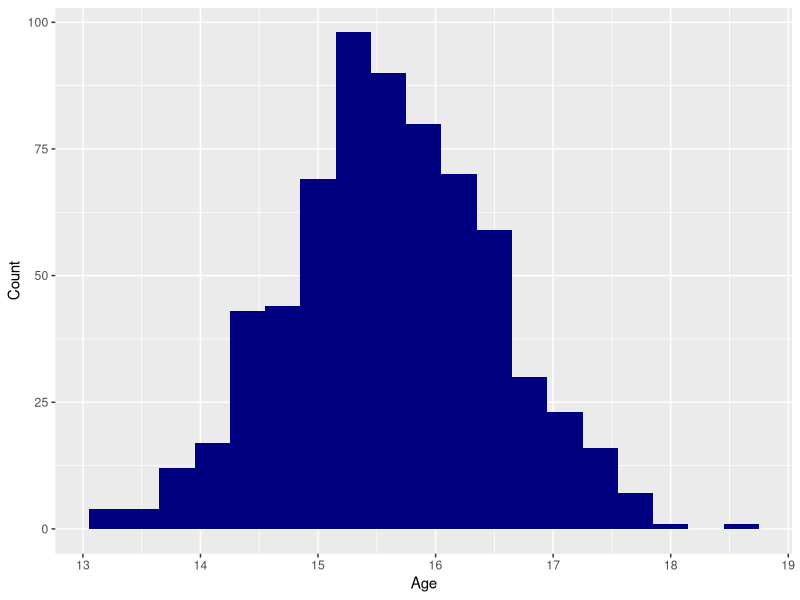
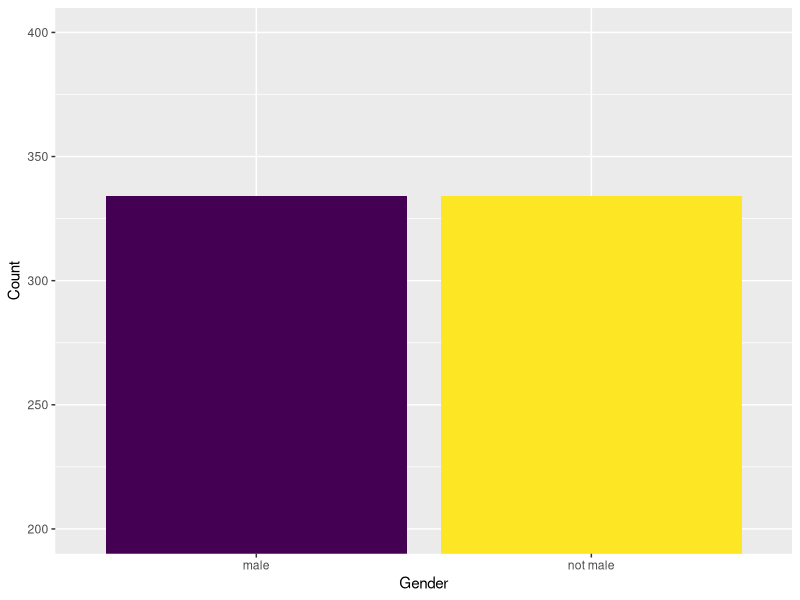
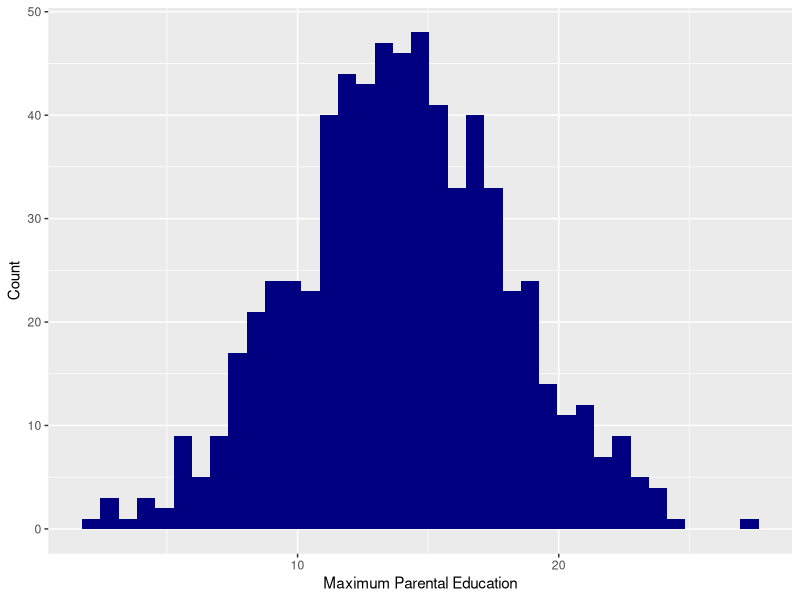
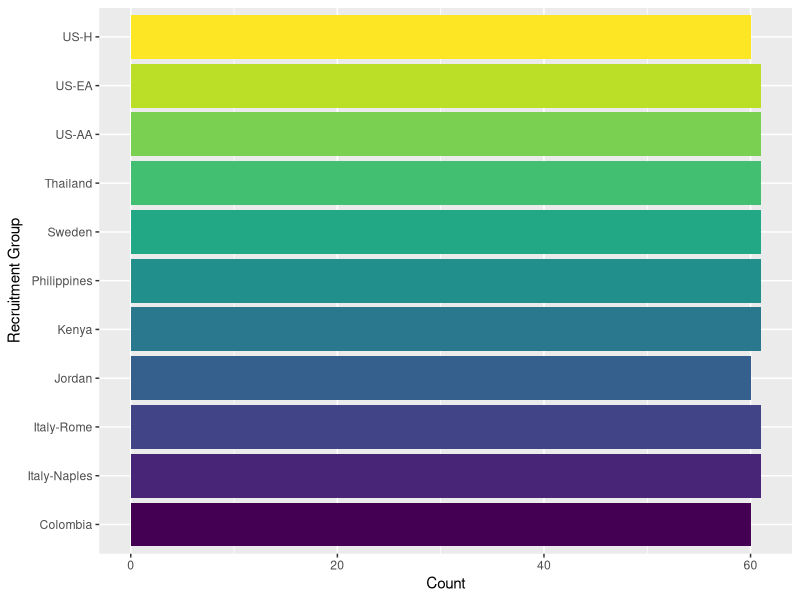
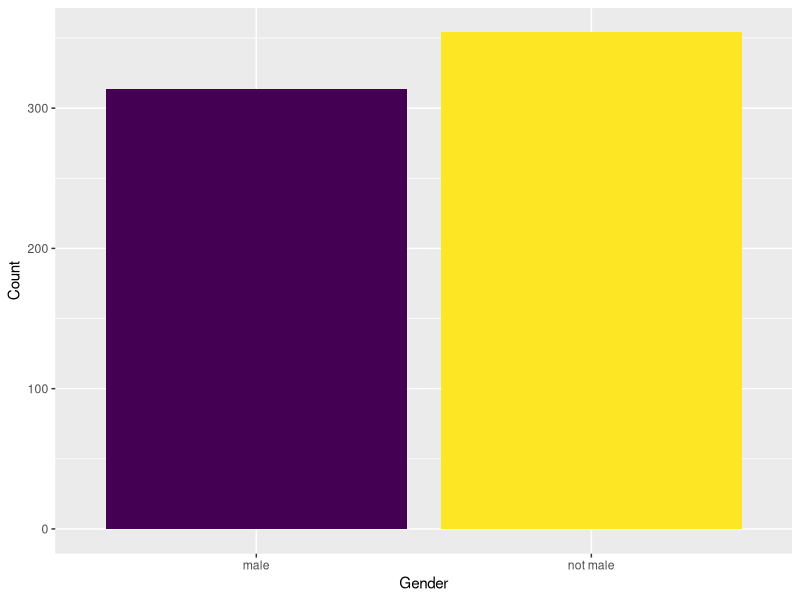
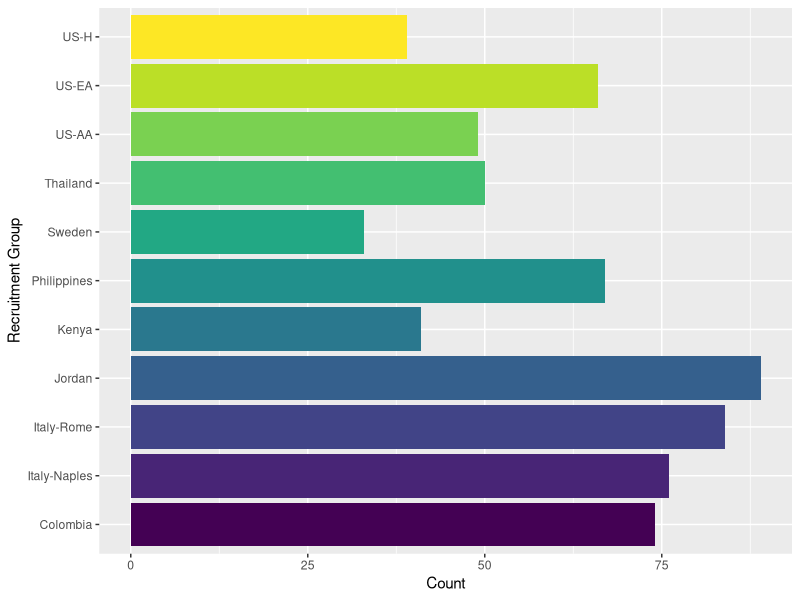
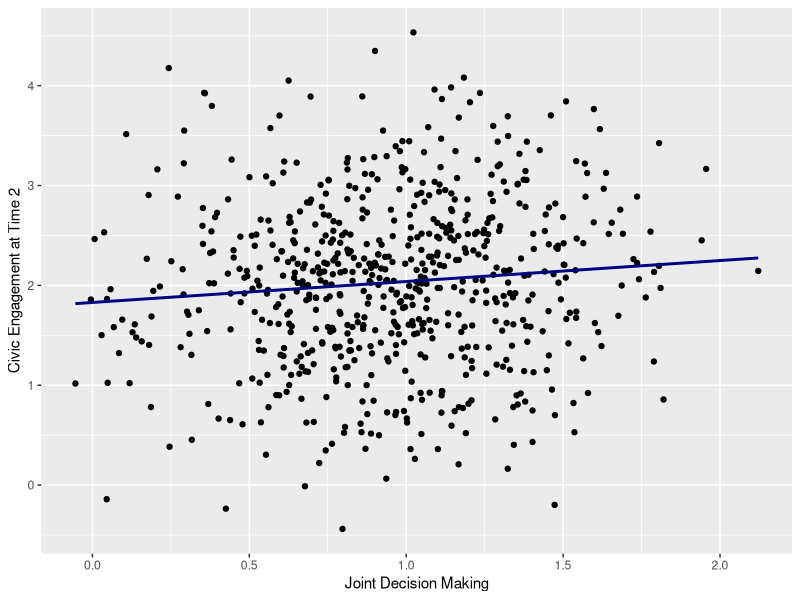
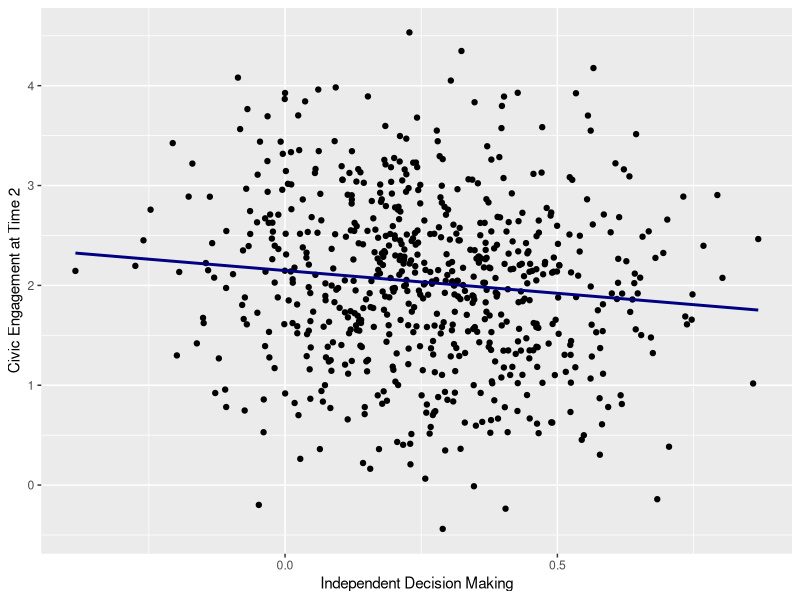

Write R code to recreate these figures, in order. (Note: this script raises an error after producing the figures.)
## ---- chunk 1
library(tidyverse) 
library(ggplot2)
library(MASS)
## ---- chunk 2
set.seed(123)
df_civicengagement <- data.frame(
  id = 1:668,
  age = rnorm(668, mean = 15.61, sd = .898)
)
## ---- chunk 3
set.seed(123)
df_civicengagement$IDN <- rep(c("Italy-Naples", "Italy-Rome", "Kenya", "Philippines", "Thailand", "Sweden", "US-AA", "US-EA", "US-H", "Colombia", "Jordan"),
  times = c(76, 84, 41, 67, 50, 33, 49, 66, 39, 74, 89),
  length.out = 668
)
## ---- chunk 4
df_civicengagement <- df_civicengagement %>%
  mutate(Naples = case_when(
    IDN == "Italy-Naples" ~ 1,
    IDN == "US-EA" ~ -1,
    TRUE ~ 0
  ))

df_civicengagement <- df_civicengagement %>%
  mutate(Rome = case_when(
    IDN == "Italy-Rome" ~ 1,
    IDN == "US-EA" ~ -1,
    TRUE ~ 0
  ))

df_civicengagement <- df_civicengagement %>%
  mutate(Kenya = case_when(
    IDN == "Kenya" ~ 1,
    IDN == "US-EA" ~ -1,
    TRUE ~ 0
  ))

df_civicengagement <- df_civicengagement %>%
  mutate(Philippines = case_when(
    IDN == "Philippines" ~ 1,
    IDN == "US-EA" ~ -1,
    TRUE ~ 0
  ))

df_civicengagement <- df_civicengagement %>%
  mutate(Thailand = case_when(
    IDN == "Thailand" ~ 1,
    IDN == "US-EA" ~ -1,
    TRUE ~ 0
  ))

df_civicengagement <- df_civicengagement %>%
  mutate(Sweden = case_when(
    IDN == "Sweden" ~ 1,
    IDN == "US-EA" ~ -1,
    TRUE ~ 0
  ))

df_civicengagement <- df_civicengagement %>%
  mutate(US_AA = case_when(
    IDN == "US-AA" ~ 1,
    IDN == "US-EA" ~ -1,
    TRUE ~ 0
  ))

df_civicengagement <- df_civicengagement %>%
  mutate(US_H = case_when(
    IDN == "US-H" ~ 1,
    IDN == "US-EA" ~ -1,
    TRUE ~ 0
  ))

df_civicengagement <- df_civicengagement %>%
  mutate(Colombia = case_when(
    IDN == "Colombia" ~ 1,
    IDN == "US-EA" ~ -1,
    TRUE ~ 0
  ))

df_civicengagement <- df_civicengagement %>%
  mutate(Jordan = case_when(
    IDN == "Jordan" ~ 1,
    IDN == "US-EA" ~ -1,
    TRUE ~ 0
  ))
## ---- chunk 5
set.seed(123)
df_civicengagement$male <- rep(c("not male", "male"),
  times = c(354, 314),
  length.out = 668
)
## ---- chunk 6
df_civicengagement$max_parental_ed <- rnorm(668, mean = 13.91, sd = 4.21)
## ---- chunk 7
set.seed(123)

n_participants <- 668

var_names <- c("JDM", "IDM", "MatWarmth", "PatWarmth", "CE_2", "CE_3")

mean_vars <- c(.96, .26, 3.46, 3.26, 2.04, 1.81)
sd_vars <- c(.40, .21, .56, .74, .86, .80)

cor_matrix_parenting_CE <- matrix(
  c(
1.0000, -.802, .129, .172, .086, .103, 
-.802, 1.0000, -.148, -.197, -.129, -.102,
.129, -.148, 1.0000, .551, .056, -.002,
.172, -.197, .551, 1.0000, .046, .044,
.086, -.129, .056, .046, 1.0000, .521,
.103, -.102, -.002, .044, .521, 1.000
  ),
  nrow = 6, ncol = 6, byrow = TRUE,
  dimnames = list(
c("JDM", "IDM", "MatWarmth", "PatWarmth", "CE_2", "CE_3"),
c("JDM", "IDM", "MatWarmth", "PatWarmth", "CE_2", "CE_3")
  )
)

cov_matrix_parenting_CE <- cor_matrix_parenting_CE * (sd_vars %*% t(sd_vars))

parenting_CE_data <- mvrnorm(n = 668, mu = mean_vars, Sigma = cov_matrix_parenting_CE)

df_civicengagement <- cbind(df_civicengagement, parenting_CE_data)

## ---- chunk 8
df_civicengagement %>%
  ggplot(aes(x = age)) +
  geom_histogram(binwidth=.3, fill = "navy") +
  labs(x = 'Age',
       y = 'Count') +
  theme(legend.position = "none")
## ---- chunk 9
df_civicengagement %>%
  ggplot(aes(x = male, fill = male)) +
  geom_bar() +
  labs(x = 'Gender',
       y = 'Count') +
  theme(legend.position = "none") +
  coord_cartesian(ylim = c(200, 400)) +
  scale_fill_viridis_d()
## ---- chunk 10
df_civicengagement %>%
  ggplot(aes(x = max_parental_ed)) +
  geom_histogram(binwidth=.7, fill = "navy") +
  labs(x = 'Maximum Parental Education',
       y = 'Count') +
  theme(legend.position = "none")
## ---- chunk 11
df_civicengagement %>%
  ggplot(aes(x = IDN, fill = IDN)) +
  geom_bar() +
  labs(x = 'Recruitment Group',
       y = 'Count') +
  theme(legend.position = "none") +
  coord_flip() +
  scale_fill_viridis_d()
## ---- chunk 12
set.seed(123)
df_civicengagement$male <- rep(c("not male", "male"),
  times = c(354, 314))

df_civicengagement %>%
  ggplot(aes(x = male, fill = male)) +
  geom_bar() +
  labs(x = 'Gender',
       y = 'Count') +
  theme(legend.position = "none") +
  scale_fill_viridis_d()
## ---- chunk 13
set.seed(123)
df_civicengagement$IDN <- rep(c("Italy-Naples", "Italy-Rome", "Kenya", "Philippines", "Thailand", "Sweden", "US-AA", "US-EA", "US-H", "Colombia", "Jordan"),times = c(76, 84, 41, 67, 50, 33, 49, 66, 39, 74, 89))

df_civicengagement %>%
  ggplot(aes(x = IDN, fill = IDN)) +
  geom_bar() +
  labs(x = 'Recruitment Group',
       y = 'Count') +
  theme(legend.position = "none") +
  coord_flip() +
  scale_fill_viridis_d()
## ---- chunk 14
df_civicengagement %>%
  ggplot(aes(x = JDM, y = CE_2)) + 
  geom_point() +
  geom_smooth(method = "lm", se = FALSE, color = "navy") +
  labs(x = 'Joint Decision Making',
       y = 'Civic Engagement at Time 2')
## ---- chunk 15
df_civicengagement %>%
  ggplot(aes(x = IDM, y = CE_2)) + 
  geom_point() +
  geom_smooth(method = "lm", se = FALSE, color = "navy") +
  labs(x = 'Independent Decision Making',
       y = 'Civic Engagement at Time 2')
## ---- chunk 16
df_civicengagement %>%
  ggplot(aes(x = MatWarmth, y = CE_2)) + 
  geom_point() +
  geom_smooth(method = "lm", se = FALSE, color = "navy") +
  labs(x = 'Maternal Warmth',
       y = 'Civic Engagement at Time 2')
## ---- chunk 17
df_civicengagement %>%
  ggplot(aes(x = PatWarmth, y = CE_2)) + 
  geom_point() +
  geom_smooth(method = "lm", se = FALSE, color = "navy") +
  labs(x = 'Paternal Warmth',
       y = 'Civic Engagement at Time 2')
## ---- chunk 18
print(cor_matrix_parenting_CE)

cor(df_civicengagement[c("JDM", "IDM", "MatWarmth", "PatWarmth", "CE_2", "CE_3")])
## ---- chunk 19
write.csv(df_civicengagement, "/Users/sophieboyd/Documents/GitHub/Portfolio/docs/civicengagement_sim.csv")
## ---- chunk 20
set.seed(123)
df_civicengagement <- data.frame(
  id = 1:125,
  age = rnorm(125, mean = 15.17, sd = .975)
)
## ---- chunk 21
set.seed(123)
df_civicengagement$IDN <- rep(c("Sweden", "Colombia"), times = c(51, 74))
## ---- chunk 22
df_civicengagement$male <- rep(c("not male", "male"), times = c(72, 53))
## ---- chunk 23
df_civicengagement$max_parental_ed <- rnorm(125, mean = 12.67, sd = 5.02)
## ---- chunk 24
set.seed(123)

n_participants <- 125

var_names <- c("JDM", "IDM", "MatWarmth", "PatWarmth", "CE_2", "CE_3")

mean_vars <- c(.88, .33, 3.46, 3.24, 1.74, 1.57)
sd_vars <- c(.36, .21, .63, .81, .63, .62)

cor_matrix_parenting_CE <- matrix(
  c(
1.0000, -.806, .126, .178, -.021, .116, 
-.806, 1.0000, -.096, -.163, .000, -.059,
.126, -.096, 1.0000, .593, -.184, -.172,
.178, -.163, .593, 1.0000, -.299, -.155,
-.021, .000, -.184, -.299, 1.0000, .557,
.116, -.059, -.172, -.155, .557, 1.000
  ),
  nrow = 6, ncol = 6, byrow = TRUE,
  dimnames = list(
c("JDM", "IDM", "MatWarmth", "PatWarmth", "CE_2", "CE_3"),
c("JDM", "IDM", "MatWarmth", "PatWarmth", "CE_2", "CE_3")
  )
)

cov_matrix_parenting_CE <- cor_matrix_parenting_CE * (sd_vars %*% t(sd_vars))

parenting_CE_data <- mvrnorm(n = 125, mu = mean_vars, Sigma = cov_matrix_parenting_CE)

df_civicengagement <- cbind(df_civicengagement, parenting_CE_data)
## ---- chunk 25
set.seed(123)

df_civicengagement <- df_civicengagement %>%
  mutate(CE_2 = case_when(
    IDN == "Sweden" ~ CE_2 + rnorm(125, mean = -.22, sd = .01),
    IDN == "Colombia" ~ CE_2 + rnorm(125, mean = .16, sd = .01), 
  ))

df_civicengagement <- df_civicengagement %>%
  mutate(CE_3 = case_when(
    IDN == "Sweden" ~ CE_3 + rnorm(125, mean = -.19, sd = .01),
    IDN == "Colombia" ~ CE_3 + rnorm(125, mean = .14, sd = .01), 
  ))

## ---- chunk 26
#df_civicengagement %>%
#  select(IDN, JDM, IDM, MatWarmth, PatWarmth, CE_2, CE_3) %>%
#  group_by(IDN) %>%
#  summarize(across(everything(), list(mean = mean)))

# Getting an error here, I think because of the MASS package. Pulling code from the lab to try to resolve the issue:

library(conflicted)
conflicts_prefer(dplyr::select())

core_var_means <- df_civicengagement %>%
  select(IDN, JDM, IDM, MatWarmth, PatWarmth, CE_2, CE_3) %>%
  group_by(IDN) %>%
  summarize(across(everything(), list(mean = mean)))

# All better!
## ---- chunk 27
core_var_means %>%
  ggplot(aes(x = IDN, y = JDM_mean, fill = IDN)) +
  geom_col() +
  labs(x = 'Recruitment Group',
       y = 'Joint Decision Making') +
  theme(legend.position="none") +
  scale_fill_viridis_d() 
## ---- chunk 28
core_var_means %>%
  ggplot(aes(x = IDN, y = IDM_mean, fill = IDN)) +
  geom_col() +
  labs(x = 'Recruitment Group',
       y = 'Independent Decision Making') + 
  theme(legend.position="none") +
  scale_fill_viridis_d() 
## ---- chunk 29
core_var_means %>%
  ggplot(aes(x = IDN, y = MatWarmth_mean, fill = IDN)) +
  geom_col() +
  labs(x = 'Recruitment Group',
       y = 'Maternal Warmth') + 
  theme(legend.position="none") +
  scale_fill_viridis_d() 
## ---- chunk 30
core_var_means %>%
  ggplot(aes(x = IDN, y = PatWarmth_mean, fill = IDN)) +
  geom_col() +
  labs(x = 'Recruitment Group',
       y = 'Paternal Warmth') + 
  theme(legend.position="none") +
  scale_fill_viridis_d() 
## ---- chunk 31
core_var_means %>%
  ggplot(aes(x = IDN, y = CE_2_mean, fill = IDN)) +
  geom_col() +
  labs(x = 'Recruitment Group',
       y = 'Time 2 Civic Engagement') + 
  theme(legend.position="none") +
  scale_fill_viridis_d() 
## ---- chunk 32
core_var_means %>%
  ggplot(aes(x = IDN, y = CE_3_mean, fill = IDN)) +
  geom_col() +
  labs(x = 'Recruitment Group',
       y = 'Time 3 Civic Engagement') + 
  theme(legend.position="none") +
  scale_fill_viridis_d() 
